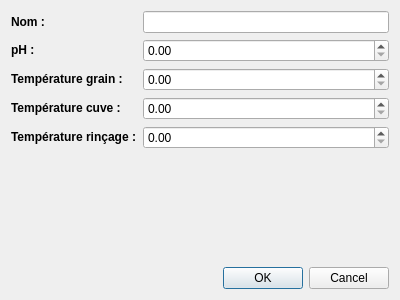
<?xml version="1.0" encoding="UTF-8"?>
<ui version="4.0">
 <class>DialogMash</class>
 <widget class="QDialog" name="DialogMash">
  <property name="geometry">
   <rect>
    <x>0</x>
    <y>0</y>
    <width>400</width>
    <height>300</height>
   </rect>
  </property>
  <property name="windowTitle">
   <string>Editeur de profils de brassage</string>
  </property>
  <layout class="QGridLayout" name="gridLayout">
   <item row="0" column="0">
    <layout class="QFormLayout" name="formLayout">
     <item row="0" column="0">
      <widget class="QLabel" name="label">
       <property name="text">
        <string>&lt;html&gt;&lt;head/&gt;&lt;body&gt;&lt;p&gt;&lt;span style=&quot; font-weight:600;&quot;&gt;Nom :&lt;/span&gt;&lt;/p&gt;&lt;/body&gt;&lt;/html&gt;</string>
       </property>
      </widget>
     </item>
     <item row="0" column="1">
      <widget class="QLineEdit" name="lineEditName"/>
     </item>
     <item row="1" column="0">
      <widget class="QLabel" name="label_2">
       <property name="text">
        <string>&lt;html&gt;&lt;head/&gt;&lt;body&gt;&lt;p&gt;&lt;span style=&quot; font-weight:600;&quot;&gt;pH :&lt;/span&gt;&lt;/p&gt;&lt;/body&gt;&lt;/html&gt;</string>
       </property>
      </widget>
     </item>
     <item row="2" column="0">
      <widget class="QLabel" name="label_3">
       <property name="text">
        <string>&lt;html&gt;&lt;head/&gt;&lt;body&gt;&lt;p&gt;&lt;span style=&quot; font-weight:600;&quot;&gt;Température grain :&lt;/span&gt;&lt;/p&gt;&lt;/body&gt;&lt;/html&gt;</string>
       </property>
      </widget>
     </item>
     <item row="3" column="0">
      <widget class="QLabel" name="label_4">
       <property name="text">
        <string>&lt;html&gt;&lt;head/&gt;&lt;body&gt;&lt;p&gt;&lt;span style=&quot; font-weight:600;&quot;&gt;Température cuve : &lt;/span&gt;&lt;/p&gt;&lt;/body&gt;&lt;/html&gt;</string>
       </property>
      </widget>
     </item>
     <item row="4" column="0">
      <widget class="QLabel" name="label_5">
       <property name="text">
        <string>&lt;html&gt;&lt;head/&gt;&lt;body&gt;&lt;p&gt;&lt;span style=&quot; font-weight:600;&quot;&gt;Température rinçage :&lt;/span&gt;&lt;/p&gt;&lt;/body&gt;&lt;/html&gt;</string>
       </property>
      </widget>
     </item>
     <item row="1" column="1">
      <widget class="QDoubleSpinBox" name="doubleSpinBoxPh"/>
     </item>
     <item row="2" column="1">
      <widget class="QDoubleSpinBox" name="doubleSpinBoxGrainT"/>
     </item>
     <item row="3" column="1">
      <widget class="QDoubleSpinBox" name="doubleSpinBoxTunT"/>
     </item>
     <item row="4" column="1">
      <widget class="QDoubleSpinBox" name="doubleSpinBoxSpargeT"/>
     </item>
    </layout>
   </item>
   <item row="1" column="0">
    <widget class="QDialogButtonBox" name="buttonBox">
     <property name="orientation">
      <enum>Qt::Horizontal</enum>
     </property>
     <property name="standardButtons">
      <set>QDialogButtonBox::Cancel|QDialogButtonBox::Ok</set>
     </property>
    </widget>
   </item>
  </layout>
 </widget>
 <resources/>
 <connections>
  <connection>
   <sender>buttonBox</sender>
   <signal>accepted()</signal>
   <receiver>DialogMash</receiver>
   <slot>accept()</slot>
   <hints>
    <hint type="sourcelabel">
     <x>248</x>
     <y>254</y>
    </hint>
    <hint type="destinationlabel">
     <x>157</x>
     <y>274</y>
    </hint>
   </hints>
  </connection>
  <connection>
   <sender>buttonBox</sender>
   <signal>rejected()</signal>
   <receiver>DialogMash</receiver>
   <slot>reject()</slot>
   <hints>
    <hint type="sourcelabel">
     <x>316</x>
     <y>260</y>
    </hint>
    <hint type="destinationlabel">
     <x>286</x>
     <y>274</y>
    </hint>
   </hints>
  </connection>
 </connections>
</ui>
